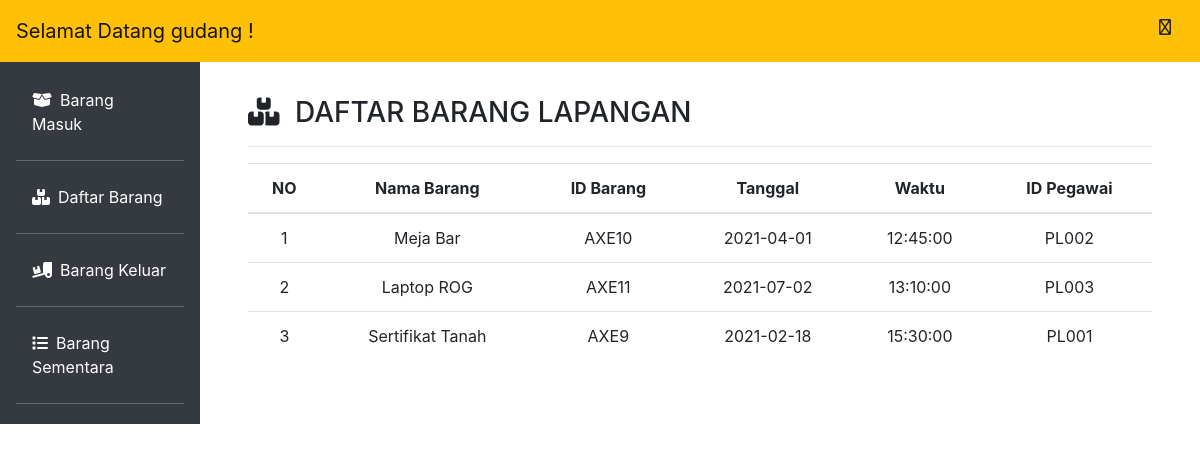
Page /admin_daftar_lapangan.php (signed in) on the committed database.
### tables this page shows
CREATE TABLE `lapangan_diambil` (
  `namaBarang` text NOT NULL,
  `idBarang` varchar(10) NOT NULL,
  `tanggal` date NOT NULL,
  `waktu` time NOT NULL,
  `idPegawai` varchar(5) NOT NULL
);

### admin_daftar_lapangan.php (the view, shortened to what this page needs)
<!DOCTYPE html>
<html lang="en">
<body>
   <?php
   include_once 'header.php';
   include_once 'includes/database.php';
   $result = mysqli_query($conn, "SELECT * FROM lapangan_diambil");
   ?>
   <div class="col-md-10 p-5 pt-2">
      <h3><i class="fas fa-boxes mr-2"></i> DAFTAR BARANG LAPANGAN</h3>
      <hr>
      <table class="table table-hover text-center">
         <thead>
            <tr>
               <th scope="col">NO</th>
               <th scope="col">Nama Barang</th>
               <th scope="col">ID Barang</th>
               <th scope="col">Tanggal</th>
               <th scope="col">Waktu</th>
               <th scope="col">ID Pegawai</th>
            </tr>
         </thead>
         <tbody>
            <?php $i = 1; ?>
            <?php while ($row = mysqli_fetch_assoc($result)) : ?>
               <tr>
                  <td scope="row"><?= $i; ?></td>
                  <td><?= $row["namaBarang"]; ?></td>
                  <td><?= $row["idBarang"]; ?></td>
                  <td><?= $row["tanggal"]; ?></td>
                  <td><?= $row["waktu"]; ?></td>
                  <td><?= $row["idPegawai"]; ?></td>
               </tr>
               <?php $i++; ?>
            <?php endwhile; ?>
         </tbody>
      </table>
   </div>
</body>
</html>

### rows in the picture
lapangan_diambil: namaBarang "Meja Bar", idBarang "AXE10", tanggal "2021-04-01", waktu "12:45:00", idPegawai "PL002"
lapangan_diambil: namaBarang "Laptop ROG", idBarang "AXE11", tanggal "2021-07-02", waktu "13:10:00", idPegawai "PL003"
lapangan_diambil: namaBarang "Sertifikat Tanah", idBarang "AXE9", tanggal "2021-02-18", waktu "15:30:00", idPegawai "PL001"

### other values in the picture
$_SESSION["usersStatus"] "gudang"
